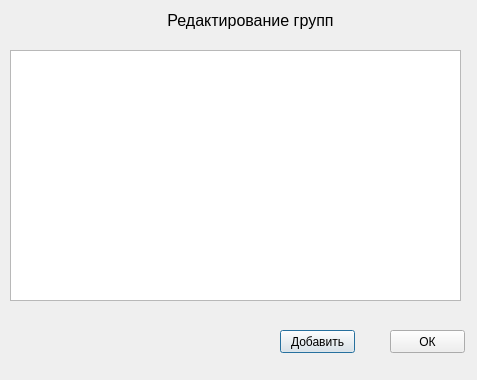
<?xml version="1.0" encoding="UTF-8"?>
<ui version="4.0">
 <class>MailGroupSettings</class>
 <widget class="QDialog" name="MailGroupSettings">
  <property name="geometry">
   <rect>
    <x>0</x>
    <y>0</y>
    <width>477</width>
    <height>380</height>
   </rect>
  </property>
  <property name="windowTitle">
   <string>Dialog</string>
  </property>
  <widget class="QTableView" name="tableView">
   <property name="geometry">
    <rect>
     <x>10</x>
     <y>50</y>
     <width>451</width>
     <height>251</height>
    </rect>
   </property>
  </widget>
  <widget class="QPushButton" name="AppendSettingsButton">
   <property name="geometry">
    <rect>
     <x>280</x>
     <y>330</y>
     <width>75</width>
     <height>23</height>
    </rect>
   </property>
   <property name="text">
    <string>Добавить</string>
   </property>
  </widget>
  <widget class="QPushButton" name="cancelButton">
   <property name="geometry">
    <rect>
     <x>390</x>
     <y>330</y>
     <width>75</width>
     <height>23</height>
    </rect>
   </property>
   <property name="text">
    <string>ОК</string>
   </property>
  </widget>
  <widget class="QLabel" name="label">
   <property name="geometry">
    <rect>
     <x>140</x>
     <y>0</y>
     <width>221</width>
     <height>41</height>
    </rect>
   </property>
   <property name="font">
    <font>
     <pointsize>12</pointsize>
    </font>
   </property>
   <property name="text">
    <string>Редактирование групп</string>
   </property>
   <property name="textFormat">
    <enum>Qt::AutoText</enum>
   </property>
   <property name="alignment">
    <set>Qt::AlignCenter</set>
   </property>
  </widget>
 </widget>
 <resources/>
 <connections/>
</ui>
